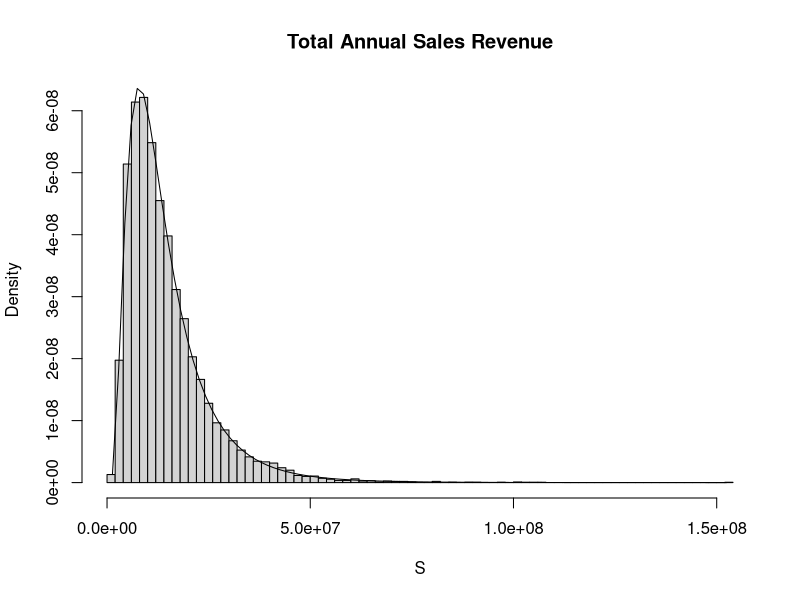
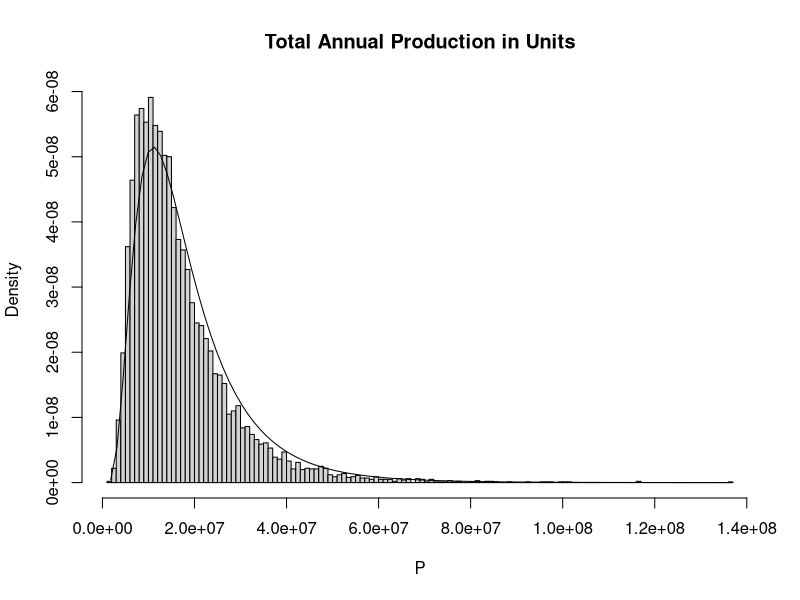

The R source for these figures, in order:
# 1. Simulating a Probabilistic Sales Budget ------------------------------

# Total sales reveneue - 4XY
# Sales demand X ~ lognormal(15.205, 0.634284)
# Unit selling price Y ~ lognormal(-0.28991, 0.077094)

set.seed(1999)

n <- 10000
for (j in 1:n) {
  X <- rlnorm(n, meanlog = 15.208, sdlog = 0.634284)
  Y <- rlnorm(n, meanlog = -0.28991, sdlog = 0.077094)
  S <- 4 * X * Y
}

hist(S,
     probability = TRUE,
     breaks = 100,
     main = "Total Annual Sales Revenue")
summary(S)
min(S)
max(S)
sd(S)

# Probability of total sales revenue exceeding the traditional budgeted amount of £12 million

logS <- log(S)
mean(logS)
sd(logS)

Sden <- seq(min(S), max(S), length = 100)
lines(Sden, dlnorm(Sden, meanlog = 16.2962, 0.6422126, log = FALSE))
plnorm(12000000, 16.2962, 0.6422126)

#The probability of total annual sales being less than budget of 12 million is 50.26%

# 2. Simulating Probabilistic Production Budget ---------------------------

#Total Production = 4X + 25000
# X ~ lognormal(15.208, 0.634284)
# The probability of annual production in units exceeding  the traditional bedgeted amountof 16,025,000 units

set.seed(1999)

n <- 10000
for (j in 1:n) {
  X <- rlnorm(n, meanlog = 15.05796, sdlog = 0.634284)
  P <- 4 * (X*0.9469  + 218750)
}



hist(P,
     probability = TRUE,
     breaks = 100,
     main = "Total Annual Production in Units")
summary(P)
min(P)
max(P)
sd(P)

logP <- log(P)
mean(logP)
sd(logP)

Pden <- seq(min(P), max(P), length = 100)
lines(Pden,
      dlnorm(
        Pden,
        meanlog = 16.56568,
        sdlog = 0.5889247,
        log = FALSE
      ))
plnorm(16025000, 16.56568, 0.5889247)

#Probability of annual production quantity being less that the traditional budgeted production quantity of 16,025,000 units is 49.88%